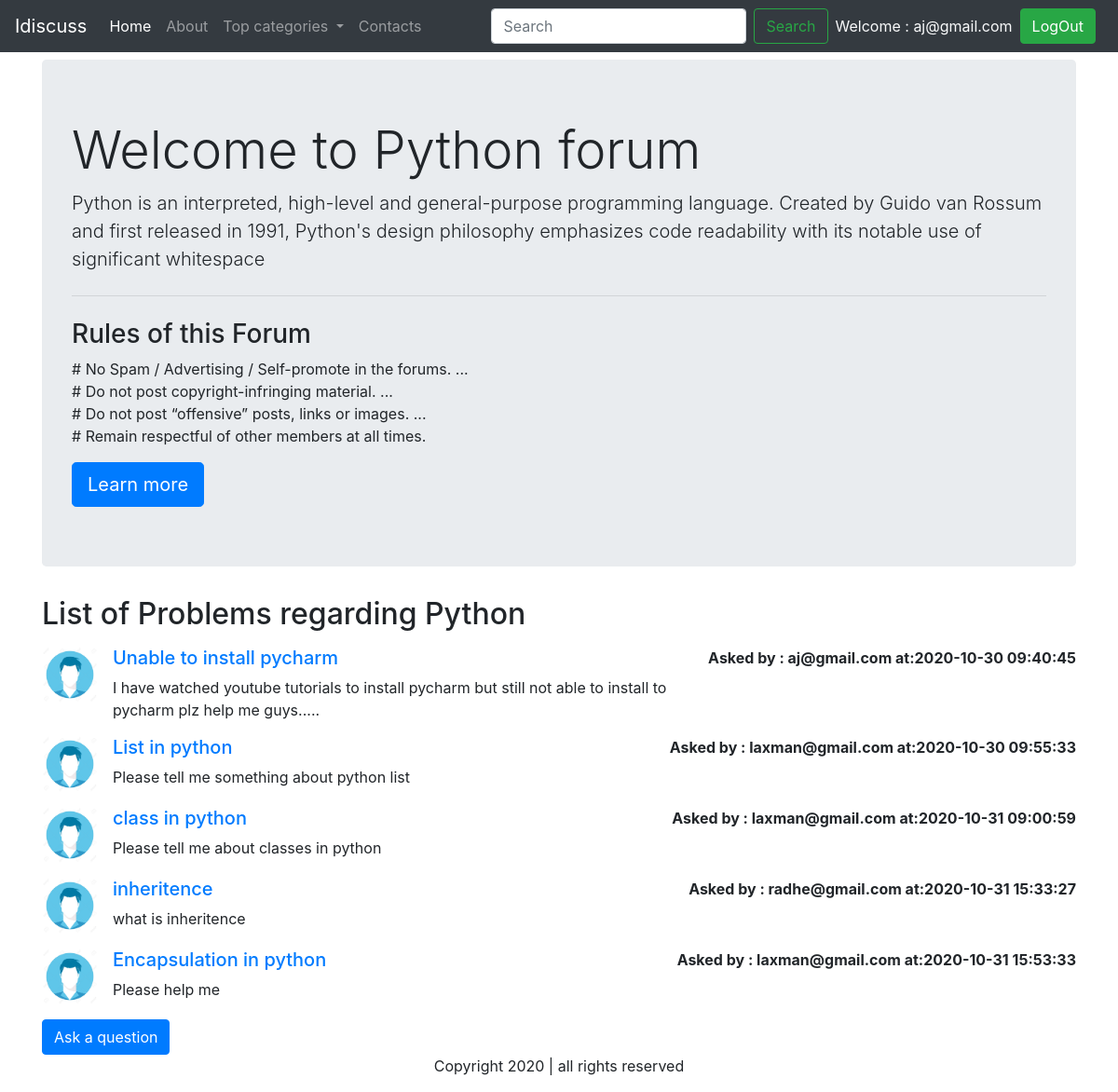
/thread_list.php?catid=1 (signed in), run on the app's committed database.
### tables this page shows
CREATE TABLE `categories` (
  `catagory_id` int(8) NOT NULL,
  `catagory_name` varchar(255) NOT NULL,
  `catagory_descr` varchar(255) NOT NULL,
  `tstamp` datetime NOT NULL DEFAULT current_timestamp()
);

CREATE TABLE `threads` (
  `thread_id` int(8) NOT NULL,
  `thread_title` varchar(255) NOT NULL,
  `thread_descr` text NOT NULL,
  `thread_cat_id` int(8) NOT NULL,
  `thread_user_id` int(8) NOT NULL,
  `timestamp` datetime DEFAULT current_timestamp()
);

CREATE TABLE `user` (
  `sno` int(8) NOT NULL,
  `user_email` varchar(30) NOT NULL,
  `user_pass` varchar(255) NOT NULL,
  `timestamp` datetime NOT NULL DEFAULT current_timestamp()
);

### thread_list.php (the view, shortened to what this page needs)
<!doctype html>
<html lang="en">
<head>
    <link rel="stylesheet" href="https://cdn.jsdelivr.net/npm/bootstrap@4.5.3/dist/css/bootstrap.min.css"
>
</head>
<body>
<?php include('partials/_dbconnect.php'); ?>
    <?php include('partials/_header.php'); ?>
    <?php
    $id = $_GET['catid'];
    $qry = "SELECT * FROM `categories` WHERE catagory_id = $id";
    $rst = mysqli_query($conn, $qry);
    $row = mysqli_fetch_assoc($rst);
    ?>
    <div class="container my-2">
        <div class="jumbotron">
            <h1 class="display-4">Welcome to <?php echo $row['catagory_name']; ?> forum</h1>
            <p class="lead"><?php echo $row['catagory_descr']; ?></p>
            <hr class="my-4">
            <p>
            <h3>Rules of this Forum</h3>
            # No Spam / Advertising / Self-promote in the forums. ...<br>
            # Do not post copyright-infringing material. ...<br>
            # Do not post “offensive” posts, links or images. ...<br>
            # Remain respectful of other members at all times.</p>
            <a class="btn btn-primary btn-lg" href="#" role="button">Learn more</a>
        </div>
    </div>
    <div class="container">
        <h2>List of Problems regarding <?php echo $row['catagory_name']; ?></h2>
        <?php
            $query = "SELECT * FROM `threads` WHERE thread_cat_id = '$id'";
            $result = mysqli_query($conn, $query);
            while($row = mysqli_fetch_assoc($result)){
                $threadname = $row['thread_title'];
                $threaddescr = $row['thread_descr'];
                $ttime = $row['timestamp'];
                $userid = $row['thread_user_id'];
                $query2 = "SELECT user_email FROM `user` WHERE sno = '$userid'";
                $result2 = mysqli_query($conn, $query2);
                $row2 = mysqli_fetch_assoc($result2);
            echo '<div class="media my-3">
            <img src="img/userr.jpg" width="60px" class="mr-3 " alt="...">
            <div class="media-body">'.
                '<h5 class="mt-0"><a href="thread.php?threadid='.$row['thread_id'].'">'.$threadname.'</a></h5>
                '.$threaddescr.'
                '.'</div>'.'<p class ="font-weight-bold my-0">Asked by : '.$row2['user_email'].' at:'.$ttime.'</p>
                </div>';
            }
    ?>
<?php
    if(isset($_SESSION['loggedin']) && $_SESSION['loggedin']==true){
        echo '
        <button type="button" class="btn btn-primary" data-toggle="modal" data-target="#exampleModal">
            Ask a question
        </button>
        <div class="modal fade" id="exampleModal" tabindex="-1" aria-labelledby="exampleModalLabel" aria-hidden="true">
            <div class="modal-dialog">
                <div class="modal-content">
                    <div class="modal-header">
                        <h5 class="modal-title" id="exampleModalLabel">Your question</h5>
                        <button type="button" class="close" data-dismiss="modal" aria-label="Close">
                            <span aria-hidden="true">&times;</span>
                        </button>
                    </div>
                    <div class="modal-body">
                        <form method ="post" action = "'.$_SERVER["REQUEST_URI"].'">
                            <div class="form-group">
                                <label for="exampleInputEmail1">Your question title</label>
                                <input type="text" name="qtitle" class="form-control" id="exampleInputEmail1"
                                    aria-describedby="emailHelp">
                                    <input type="hidden" name="sno" value="'.$_SESSION["sno"].'">
                            </div>
                            <div class="form-group">
                                <label for="exampleInputPassword1">Elaborate your question</label>
                                <div class="form-group">
                                    <textarea class="form-control" name="qelaborate" id="exampleFormControlTextarea1" rows="3"></textarea>
                                </div>
                            </div>
                    </div>
                    <div class="modal-footer">
                        <button type="button" class="btn btn-secondary" data-dismiss="modal">Close</button>
                        <button type="submit" class="btn btn-primary">Submit</button>
                    </div>
                    </form>
                </div>
            </div>
        </div>
    </div>';
    }
    else{
        echo '<div class="jumbotron jumbotron-fluid">
        <div class="container">
          <p class="lead">Your are not loggedin, Please log in to ask a question of reply to any question...</p>
        </div>
      </div>';
    }
?>
    <?php include('partials/_footer.php'); ?>
</body>
</html>

### data on the page
categories: catagory_name "Python", catagory_descr "Python is an interpreted, high-level and general-purpose programming language. Created by Guido van Rossum and first released in 1991, Python's design philosophy emphasizes code readability with its notable use of significant whitespace"
threads: thread_title "Unable to install pycharm", thread_descr "I have watched youtube tutorials to install pycharm but still not able to install to pycharm plz help me guys.....", user.user_email "aj@gmail.com", timestamp "2020-10-30 09:40:45"
threads: thread_title "List in python", thread_descr "Please tell me something about python list", user.user_email "laxman@gmail.com", timestamp "2020-10-30 09:55:33"
threads: thread_title "class in python", thread_descr "Please tell me about classes in python", user.user_email "laxman@gmail.com", timestamp "2020-10-31 09:00:59"
threads: thread_title "inheritence", thread_descr "what is inheritence", user.user_email "radhe@gmail.com", timestamp "2020-10-31 15:33:27"
threads: thread_title "Encapsulation in python", thread_descr "Please help me", user.user_email "laxman@gmail.com", timestamp "2020-10-31 15:53:33"

### other printed values
$_SESSION['email'] "aj@gmail.com"
